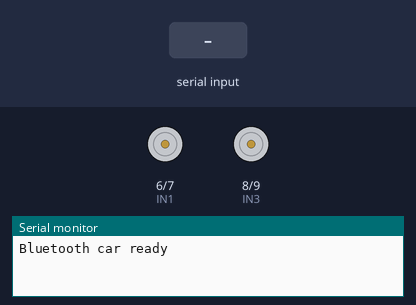
Recording of a sketch running on a simulated Arduino Uno, built with avr-gcc and run on an emulated ATmega328P. On the bench: motor-driver pin pairs drawn as motors (green arrow = first pin HIGH = forward, orange = second pin HIGH = backward, longer = more drive, scaled by the enable pin), the last lines printed to the serial monitor. The test bench sets the inputs (shaded band).

Above: at 1.2 s.
1.3 s: "I\n" received over the second serial link
At 2.4 s:
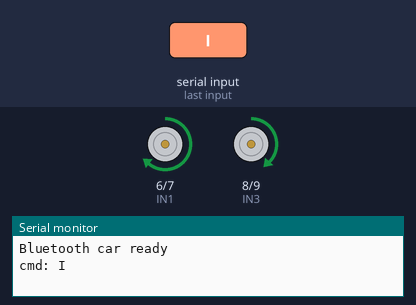
2.8 s: "H\n" received over the second serial link
At 3.5 s:
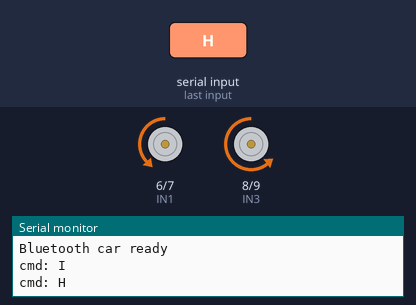
4.3 s: "J\n" received over the second serial link
At 4.7 s:
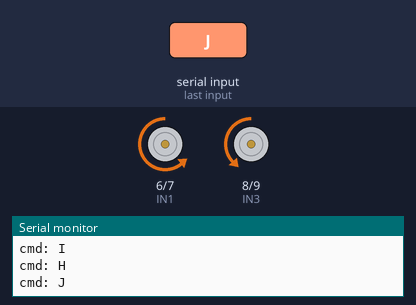
5.8 s: "F90\n" received over the second serial link
At 7.0 s:
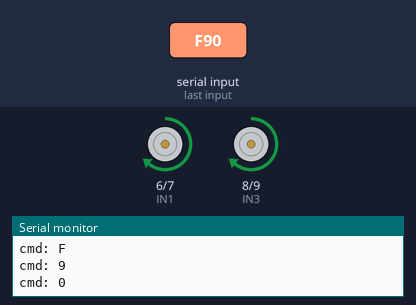
7.3 s: "F,45\n" received over the second serial link
At 8.2 s:
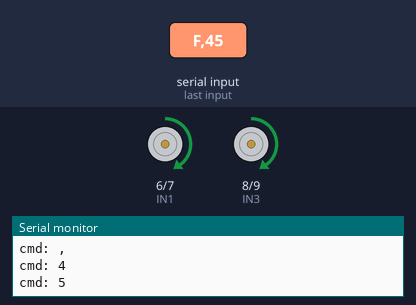
8.8 s: "B90\n" received over the second serial link
At 9.3 s:
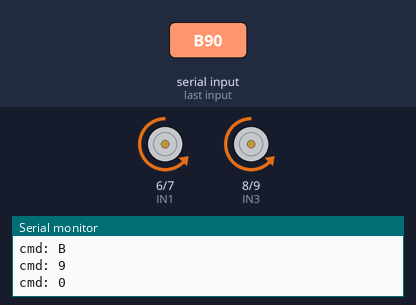
Timing chart, 0 to 11.3 s (numbered marks = the images above; inputs shaded):
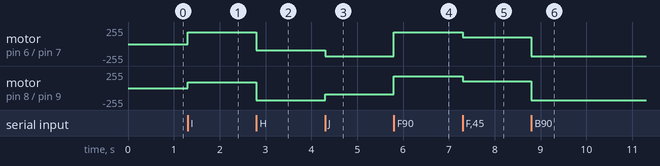

The sketch:

BluetoothRobotCar.ino
```cpp
/*
  Bluetooth Robot Car  (Arduino Uno/Nano + HC-05 + L298N)

  Control from any "Bluetooth RC Car" style phone app (9600 baud, single-character commands):
    F forward   B backward   L spin left   R spin right
    G fwd-left  I fwd-right  H back-left   J back-right
    S stop      0..9 speed   q full speed
*/
#include <SoftwareSerial.h>

// ---------- Pins (change to match your wiring) ----------
const uint8_t BT_RX = 2;   // Arduino RX  <- HC-05 TX
const uint8_t BT_TX = 3;   // Arduino TX  -> HC-05 RX (use a 1k/2k voltage divider)

const uint8_t ENA = 5;     // Left motor speed (PWM)
const uint8_t IN1 = 6;
const uint8_t IN2 = 7;
const uint8_t IN3 = 8;     // Right motor
const uint8_t IN4 = 9;
const uint8_t ENB = 10;    // Right motor speed (PWM)

// If > 0, the car stops when no command arrives for this many ms.
// Use ~500 only if your app keeps sending while a button is held.
const unsigned long FAILSAFE_MS = 0;

SoftwareSerial bt(BT_RX, BT_TX);
int speedPwm = 180;                 // 0..255
unsigned long lastCmdMs = 0;

void setMotor(uint8_t en, uint8_t inA, uint8_t inB, int speed) {
  speed = constrain(speed, -255, 255);
  if (speed > 0)      { digitalWrite(inA, HIGH); digitalWrite(inB, LOW); }
  else if (speed < 0) { digitalWrite(inA, LOW);  digitalWrite(inB, HIGH); }
  else                { digitalWrite(inA, LOW);  digitalWrite(inB, LOW); }
  analogWrite(en, abs(speed));
}

void drive(int left, int right) {
  setMotor(ENA, IN1, IN2, left);
  setMotor(ENB, IN3, IN4, right);
}

void handleCommand(char c) {
  const int s = speedPwm;
  switch (c) {
    case 'F': drive( s,      s);      break;
    case 'B': drive(-s,     -s);      break;
    case 'L': drive(-s,      s);      break;   // spin on the spot
    case 'R': drive( s,     -s);      break;
    case 'G': drive( s / 2,  s);      break;   // forward-left
    case 'I': drive( s,      s / 2);  break;   // forward-right
    case 'H': drive(-s / 2, -s);      break;   // back-left
    case 'J': drive(-s,     -s / 2);  break;   // back-right
    case 'S': drive(0, 0);            break;
    case 'q': speedPwm = 255;         break;
    default:
      if (c >= '0' && c <= '9') speedPwm = map(c - '0', 0, 9, 100, 255);
      break;
  }
}

void setup() {
  pinMode(ENA, OUTPUT); pinMode(ENB, OUTPUT);
  pinMode(IN1, OUTPUT); pinMode(IN2, OUTPUT);
  pinMode(IN3, OUTPUT); pinMode(IN4, OUTPUT);
  drive(0, 0);
  Serial.begin(9600);
  bt.begin(9600);                    // HC-05 default data baud rate
  Serial.println(F("Bluetooth car ready"));
}

void loop() {
  while (bt.available()) {
    char c = bt.read();
    if (c == '\r' || c == '\n') continue;
    handleCommand(c);
    lastCmdMs = millis();
    Serial.print(F("cmd: ")); Serial.println(c);
  }
  if (FAILSAFE_MS > 0 && millis() - lastCmdMs > FAILSAFE_MS) drive(0, 0);
}
```

Measured:
- after the input at 1.3 s, motor on pin 6 (IN1) / pin 7 (IN2): stopped → forward 180/255 at once; motor on pin 8 (IN3) / pin 9 (IN4): stopped → forward 90/255 at once
- after the input at 2.8 s, motor on pin 6 (IN1) / pin 7 (IN2): forward 180/255 → backward 90/255 at once; motor on pin 8 (IN3) / pin 9 (IN4): forward 90/255 → backward 180/255 at once
- after the input at 4.3 s, motor on pin 6 (IN1) / pin 7 (IN2): backward 90/255 → backward 180/255 at once; motor on pin 8 (IN3) / pin 9 (IN4): backward 180/255 → backward 90/255 at once
- after the input at 5.8 s, motor on pin 6 (IN1) / pin 7 (IN2): backward 180/255 → forward 180/255 at once; motor on pin 8 (IN3) / pin 9 (IN4): backward 90/255 → forward 180/255 at once
- after the input at 7.3 s, motor on pin 6 (IN1) / pin 7 (IN2), motor on pin 8 (IN3) / pin 9 (IN4): forward 180/255 → forward 100/255 at once
- after the input at 8.8 s, motor on pin 6 (IN1) / pin 7 (IN2), motor on pin 8 (IN3) / pin 9 (IN4): forward 100/255 → backward 186/255 at once
